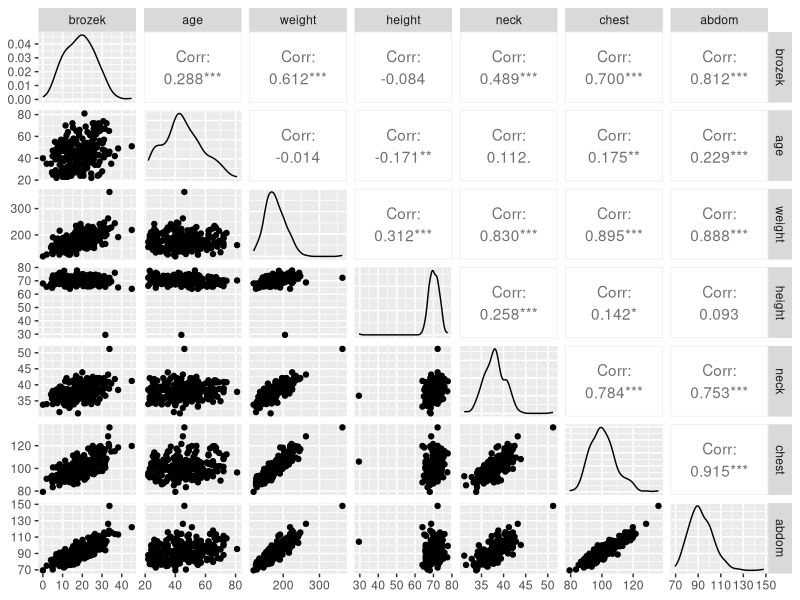
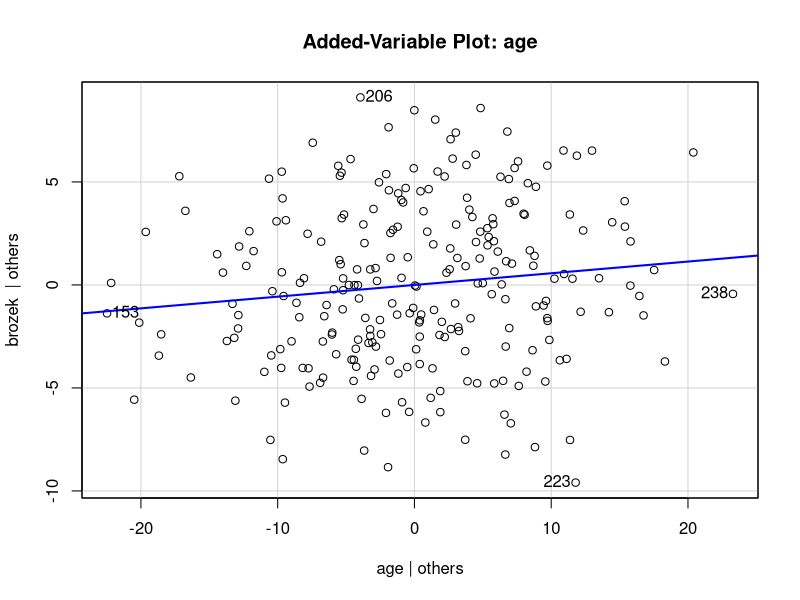
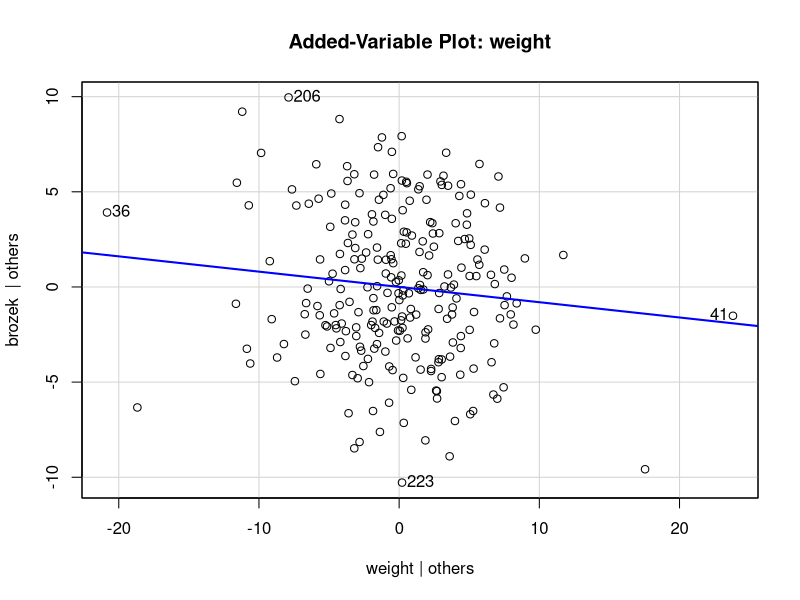
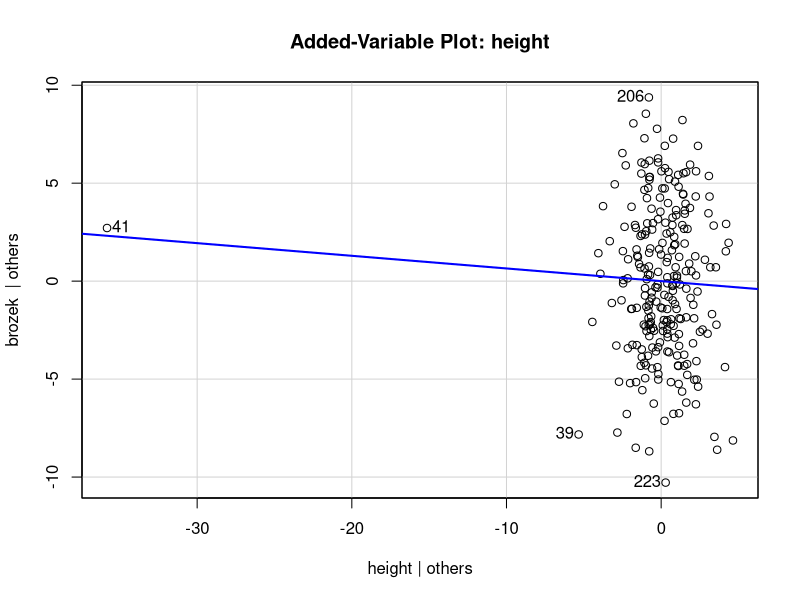
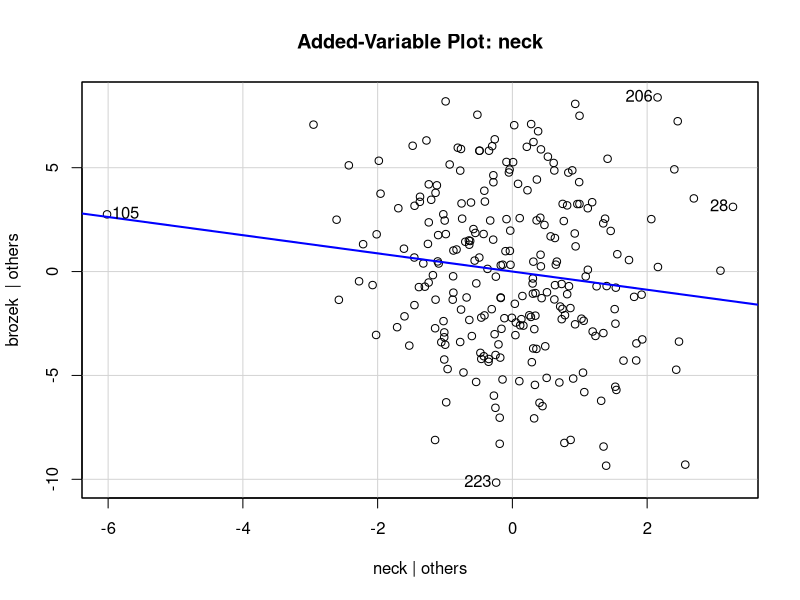
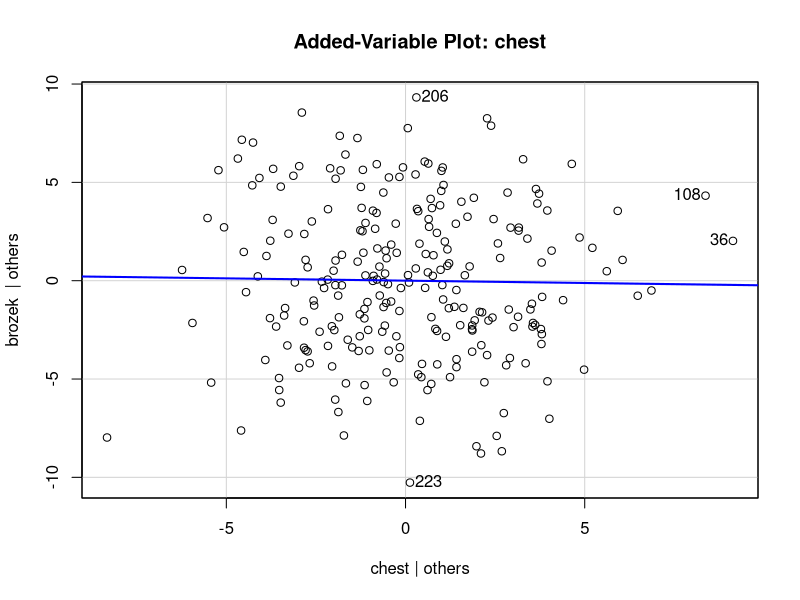
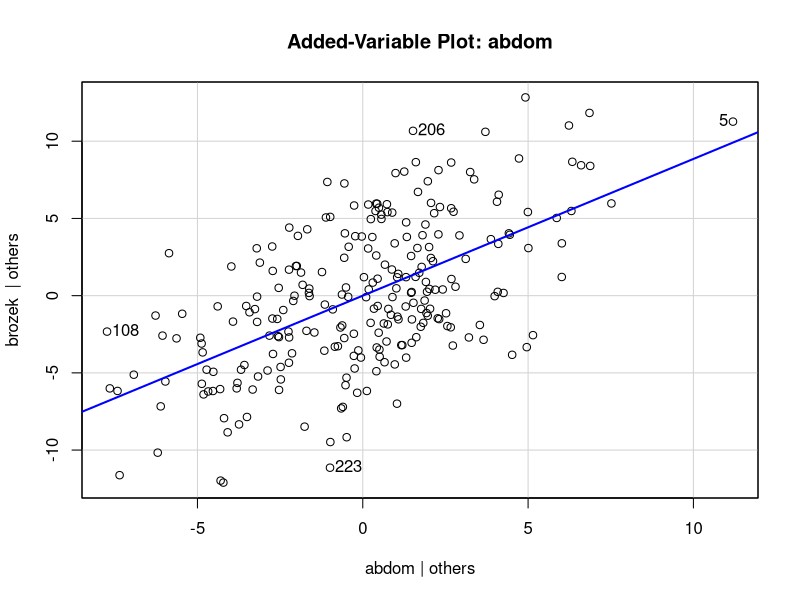
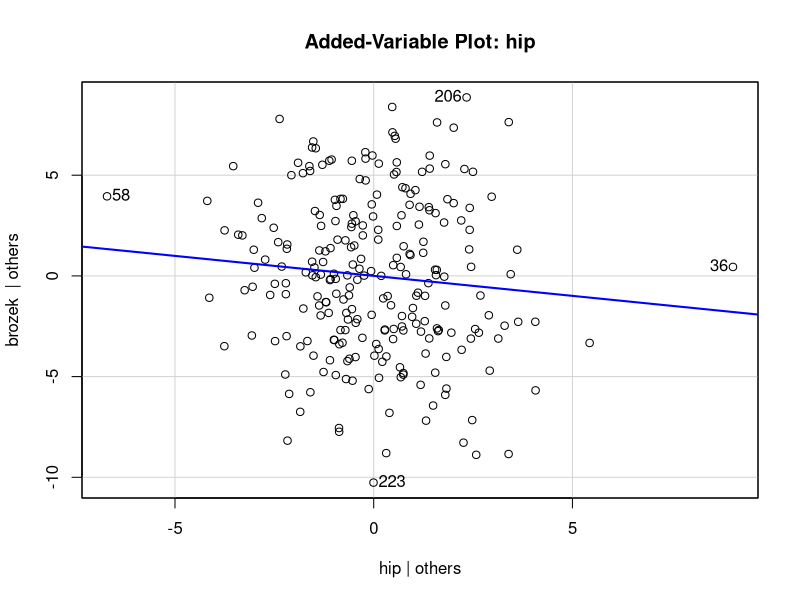

These figures' R source, in order:
## ---- chunk 1
knitr::opts_chunk$set(echo = FALSE)
knitr::opts_chunk$set(comment = "")

## ---- chunk 2
library(tidyverse)
library(MASS)
library(lmtest)
library(car)
library(gridExtra)
## ---- chunk 3
#read in data
body_data <- read.table(file = "BodyFat.txt", header = TRUE)
## ---- chunk 4
# look at variables relation to brozek and see cor values
GGally::ggpairs(body_data, columns = 1:7)


## ---- chunk 5

# age weight height neck chest abdom hip thigh knee ankle biceps forearm wrist

##Multiple Regression Model
body_slr <- lm(brozek~.,body_data)


##Correlation
cor(as.matrix(body_data[,1]), as.matrix(body_data[,-1]))
## ---- chunk 6
coef <- body_slr$coefficients
 # + \epsilon_i \text{ where } \epsilon_i \sim \mathcal{N}(\mu,\,\sigma^{2})

## ---- chunk 7
##Using added-variable plots to check for linearity
avPlot(body_slr, variable = "age")
avPlot(body_slr, variable = "weight")
avPlot(body_slr, variable = "height")
avPlot(body_slr, variable = "neck")
avPlot(body_slr, variable = "chest")
avPlot(body_slr, variable = "abdom")
avPlot(body_slr, variable = "hip")
avPlot(body_slr, variable = "thigh")
avPlot(body_slr, variable = "knee")
avPlot(body_slr, variable = "ankle")
avPlot(body_slr, variable = "biceps")
avPlot(body_slr, variable = "forearm")
avPlot(body_slr, variable = "wrist")


## ---- chunk 8
#bp test for model to test equal variance
bptest(body_slr)
## ---- chunk 9
#ks test for model to test normality of residuals
ks.test(stdres(body_slr),"pnorm")
## ---- chunk 10
## Fit transformed model and verify 



# Cross validate
n.cv <- 500
n.test <- .1*nrow(body_data) #10%
bias <- rep(NA,n.cv)
rpmse <- rep(NA,n.cv)
coverage <- rep(NA,n.cv)
width <- rep(NA,n.cv)
for(cv in 1:n.cv){
  
  test.obs <- sample(nrow(body_data),n.test)
  test.set <- body_data[test.obs,]
  train.set <- body_data[-test.obs,]
  
  train.lm <- lm(brozek~.,data=train.set)
  test.preds <- predict.lm(train.lm,newdata=test.set,interval="prediction")
  
  bias[cv] <- mean(test.preds[,1]-test.set$brozek)
  rpmse[cv] <- sqrt(mean(test.preds[,1]-test.set$brozek)^2)
  coverage[cv] <- mean(test.set$brozek > test.preds[,2] & test.set$brozek < test.preds[,3])
  width[cv] <- mean(test.preds[,3]-test.preds[,2])
}

# bias.hist <- ggplot()+geom_histogram(aes(x=bias))+xlab('Bias')+ylab('Count')
# 
# rpmse.hist <- ggplot()+geom_histogram(aes(x=rpmse))+xlab('RPMSE')+ylab('Count')
# 
# coverage.hist <- ggplot()+geom_histogram(aes(x=coverage))+xlab('Coverage')+ylab('Count')
# 
# width.hist <- ggplot()+geom_histogram(aes(x=width/2))+xlab('Half Width')+ylab('Count')
# 
# grid.arrange(bias.hist,rpmse.hist,coverage.hist,width.hist,nrow=2)


## ---- chunk 11
# R-squared
r2 <- round(summary(body_slr)$r.squared,4)

#Cross-Validation statistics
bias_mean <- round(mean(bias),4)
rpmse_mean <- round(mean(rpmse),4)
coverage_mean <- mean(coverage)
width_mean <- mean(width)
## ---- chunk 12
# prediction data frame
dframe <- data.frame(age= 50,
weight= 203, height= 67, neck= 40.2, chest=114.8, abdom=108.1, hip=102.5, thigh=61.3,
knee= 41.1, ankle= 24.7, biceps= 34.1, forearm= 31, wrist= 18.3)

#predicted value
predict_values <- predict.lm(body_slr, dframe, interval = "prediction")
